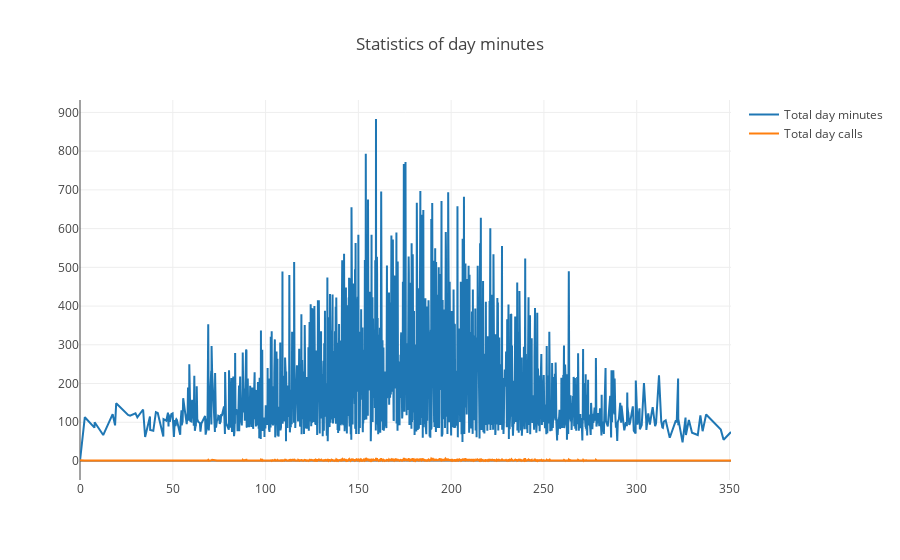

Notebook source saved alongside this figure:
### Code cell
# правильная версия безумной фигни

years_df = df.groupby('Total day minutes')[['Total day calls']].sum().join(
    df.groupby('Total day minutes')[['State']].count()
)
years_df.columns = ['Total day minutes', 'Total day calls']

# создаем линию для числа проданных копий
trace0 = go.Scatter(
    x=years_df.index,
    y=years_df['Total day minutes'],
    name='Total day minutes'
)

# создаем линию для числа вышедших игр 
trace1 = go.Scatter(
    x=years_df.index,
    y=years_df['Total day calls'],
    name='Total day calls'
)

# определяем массив данных и задаем title графика в layout
data = [trace0, trace1]
layout = {'title': 'Statistics of day minutes'}

# cоздаем объект Figure и визуализируем его
fig = go.Figure(data=data, layout=layout)
iplot(fig, show_link=False)

### Figure 1 — Plotly figure (JSON) as saved in the notebook; plotly's stock layout.template omitted (floating-point values rounded to 4 significant figures; data arrays with more than 128 entries replaced by an {"elided": "..."} marker saying what was removed)
{"data": [{"name": "Total day minutes", "type": "scatter", "x": {"elided": "1667 float values"}, "y": {"elided": "1667 int values"}}, {"name": "Total day calls", "type": "scatter", "x": {"elided": "1667 float values"}, "y": {"elided": "1667 int values"}}], "layout": {"title": "Statistics of day minutes"}}
